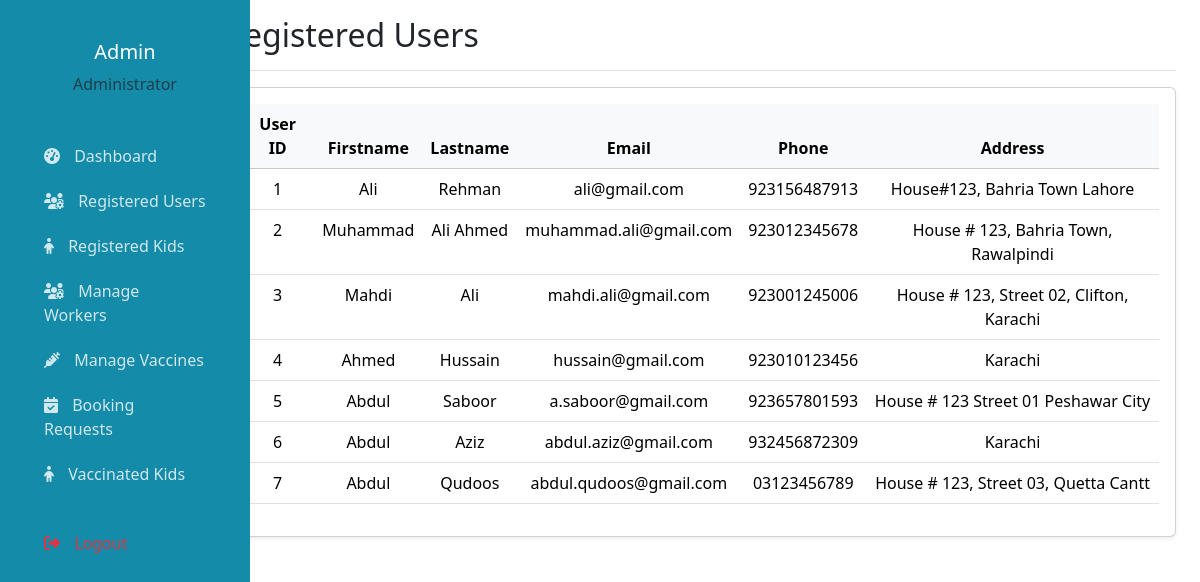
The app's page /admin/registered_users.php (signed in) with its own data.
### tables this page shows
CREATE TABLE IF NOT EXISTS `users` (
  `id` int NOT NULL AUTO_INCREMENT,
  `firstname` varchar(50) NOT NULL,
  `lastname` varchar(50) NOT NULL,
  `email` varchar(100) NOT NULL,
  `phone` varchar(12) NOT NULL,
  `password` varchar(255) NOT NULL,
  `created_at` timestamp NULL DEFAULT CURRENT_TIMESTAMP,
  `address` varchar(255) DEFAULT NULL,
  `confirm_password` varchar(255) DEFAULT NULL,
  PRIMARY KEY (`id`),
  UNIQUE KEY `email` (`email`),
  UNIQUE KEY `phone` (`phone`)
);

### admin/registered_users.php (the view, shortened to what this page needs)
<?php
require_once '../includes/db_connection.php';
$sql = "SELECT * FROM users";
$result = $connection->query($sql);
?>
<!DOCTYPE html>
<html lang="en">
<head>
</head>
<body>
    <div class="container-fluid">
        <div class="row">
            <?php include 'admin_sidebar.php'?>
            <main class="col-md-9 ms-sm-auto col-lg-10 px-md-4">
                <div class="d-flex justify-content-between flex-wrap flex-md-nowrap align-items-center pt-3 pb-2 mb-3 border-bottom">
                    <h1 class="h2">Registered Users</h1>
                </div>
                <div class="card shadow-sm">
                    <div class="card-body">
                        <div class="table-responsive">
                            <table class="table table-hover text-center">
                                <thead class="table-light">
                                    <tr>
                                        <th>User ID</th>
                                        <th>Firstname</th>
                                        <th>Lastname</th>
                                        <th>Email</th>
                                        <th>Phone</th>
                                        <th>Address</th>
                                    </tr>
                                </thead>
                                <tbody>
                                    <?php while($row = $result->fetch_assoc()): ?>
                                      <tr>
                                        <td><?=$row['id'] ?></td>
                                        <td><?= htmlspecialchars($row['firstname']) ?></td>
                                        <td><?= htmlspecialchars($row['lastname']) ?></td>
                                        <td><?= htmlspecialchars($row['email']) ?></td>
                                        <td><?= htmlspecialchars($row['phone']) ?></td>
                                        <td><?= htmlspecialchars($row['address']) ?></td>
                                        </tr>
                                        <?php endwhile; ?>
                                </tbody>
                            </table>
                        </div>
                    </div>
                </div>
            </main>
        </div>
    </div>
</body>
</html>

### admin/admin_sidebar.php (style rules this page uses)
:root { --primary-color: #148ba9; --secondary-color: #f8f9fa; }

### records on screen
users: id "1", firstname "Ali", lastname "Rehman", email "ali@gmail.com", phone "923156487913", address "House#123, Bahria Town Lahore"
users: id "2", firstname "Muhammad", lastname "Ali Ahmed", email "muhammad.ali@gmail.com", phone "923012345678", address "House # 123, Bahria Town, Rawalpindi"
users: id "3", firstname "Mahdi", lastname "Ali", email "mahdi.ali@gmail.com", phone "923001245006", address "House # 123, Street 02, Clifton, Karachi"
users: id "4", firstname "Ahmed", lastname "Hussain", email "hussain@gmail.com", phone "923010123456", address "Karachi"
users: id "5", firstname "Abdul", lastname "Saboor", email "a.saboor@gmail.com", phone "923657801593", address "House # 123 Street 01 Peshawar City"
users: id "6", firstname "Abdul", lastname "Aziz", email "abdul.aziz@gmail.com", phone "932456872309", address "Karachi"
users: id "7", firstname "Abdul", lastname "Qudoos", email "abdul.qudoos@gmail.com", phone "03123456789", address "House # 123, Street 03, Quetta Cantt"

### other values on screen
$_SESSION['admin_name'] "Admin"
